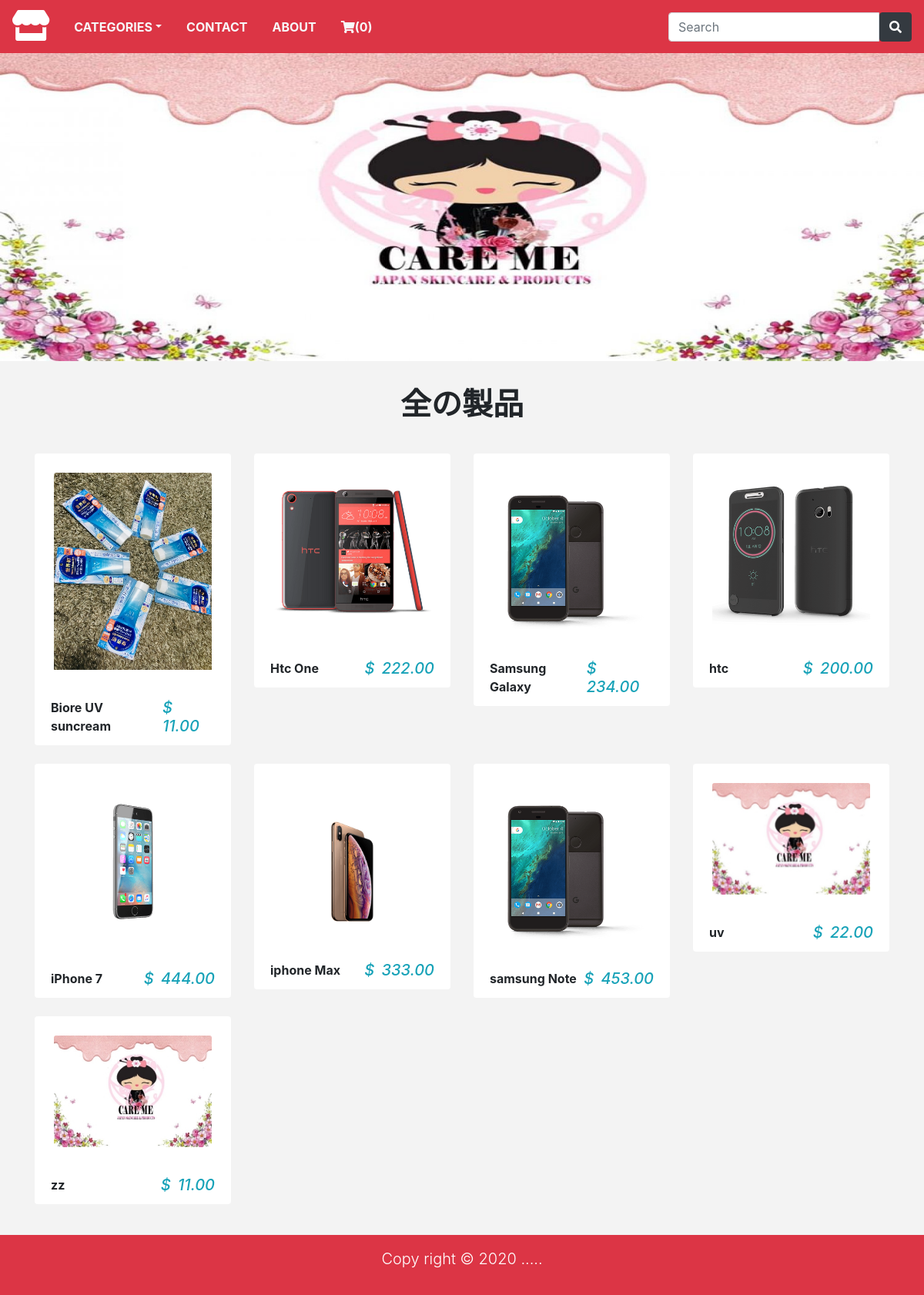
The page / on the database its author committed.
### store/models.py (models this page shows, shortened)
class Product(models.Model):
    name = models.CharField(max_length=250, unique=True)
    slug = models.SlugField(max_length=250, unique=True)
    description = models.TextField(blank=True)
    category = models.ForeignKey(Category, on_delete=models.CASCADE)
    price = models.DecimalField(max_digits=10, decimal_places=2)
    image = models.ImageField(upload_to='product', blank=True)
    stock = models.IntegerField()
    available = models.BooleanField(default=True)
    created = models.DateTimeField(auto_now_add=True)
    updated = models.DateTimeField(auto_now=True)
    class Meta:
        ordering = ('name',)
        verbose_name = 'product'
        verbose_name_plural ='products'
    def get_url(self):
        return reverse('product_detail', args=[self.category.slug,self.slug])

### store/views.py (the view)
# urls.py: 2. Add a URL to urlpatterns:  path('', views.home, name='home')
def home(request,category_slug=None):
    category_page = None
    products = None
    if category_slug !=None:
        category_page = get_object_or_404(Category, slug=category_slug)
        products = Product.objects.filter(category=category_page, available=True)
    else:
        products = Product.objects.all().filter(available=True)
    return render(request,'home.html',{'category': category_page,'products':products})

### store/context_processors.py (called while the page is built)
def counter(request):
    item_count = 0
    if 'admin' in request.path:
        return {}
    else:
        try:
            cart = Cart.objects.filter(cart_id=_cart_id(request))
            cart_items = CartItem.objects.all().filter(cart=cart[:1])
            for cart_item in cart_items:
                item_count += cart_item.quantity
        except Cart.DoesNotExist:
            item_count = 0
    return dict(item_count=item_count)

def menu_links(request):
    links = Category.objects.all()
    return dict(links=links)

### store/models.py (called while the page is built)
    def get_url(self):
        return reverse('products_by_category', args=[self.slug])

### store/views.py (called while the page is built)
def _cart_id(request):
    cart = request.session.session_key
    if not cart:
        cart = request.session.create()
    return cart

### store/templates/home.html (shortened to what this page needs)
{% extends 'base.html' %}
{% load static %}
{% block content %}
    <div class ="container-fluid">
        <div class ="row">
            <img style="width: 100% " src=" {% static 'img/logo1.jpg' %}" alt="">
        </div>
    </div>
    <div class="py-4">
    <div class="container">
        <div class="row">
            <div class="col-10 mx-auto my-2 text-center">
            <h1 class="text-captitalze font-weight-bold">
                全の製品
            </h1>
            </div>
        </div>
    </div>
    </div>
    <div class="container">
        <div class="row">
            {% for product in products %}
            <div class="col-9 max-auto col-md-6 col-lg-3" >
                <div class="card mb-4"  style="border-color: transparent;">
                    <div class="p-4">
                    <a href="{{product.get_url}}">
                    <img src="{{product.image.url}}" class="card-img-top" alt="{{product.name}}">
                    </a>
                    </div>
                    <div class="card-footer d-flex justify-content-between" style="background: transparent; border-color: transparent;">
                    <p class="font-weight-bold mb-0">
                    {{product.name}}
                    </p>
                    <h5 class="text-info font-italic mb-0">
                    <span class="mr-1">$</span> {{product.price}}
                    </h5>
                    </div>
                </div>
            </div>
            {% endfor %}
        </div>
    </div>
{% endblock %}

### store/templates/base.html (shortened to what this page needs)
{%load static %}
<!doctype html>
<html lang="ja">
  <head>
    <link rel="stylesheet" href="https://stackpath.bootstrapcdn.com/bootstrap/4.4.1/css/bootstrap.min.css">
    <link rel="stylesheet" href="https://use.fontawesome.com/releases/v5.15.0/css/all.css">
    <link rel="stylesheet" href="{% static 'css/base.css' %}">
    <link rel="stylesheet" href="{% static 'css/cart.css' %}">
  </head>
  <body>
    {% include  'navbar.html'%}
    {% block content %}
    {% endblock %}
    {% include  'footer.html'%}
  </body>
</html>

### store/templates/navbar.html (shortened to what this page needs)
<nav class="navbar navbar-expand-md navbar-light bg-danger" >
    <a href="/" class="navbar-brand"><i class="fas fa-store text-white fa-2x"></i></a>
    <div class="collapse navbar-collapse justify-content-between" id="nav">
      <ul class= "navbar-nav">
        <li class="nav-item dropdown"><a class="nav-link text-light text-uppercase font-weight-bold px-3 dropdown-toggle" href="" data-toggle="dropdown"> Categories</a>
        </li>
        <li class="nav-item"><a class="nav-link text-light text-uppercase font-weight-bold px-3" href=""> Contact</a> </li>
        <li class="nav-item"><a class="nav-link text-light text-uppercase font-weight-bold px-3" href=""> About</a> </li>
        <li class="nav-item">
        <a class="nav-link text-light text-uppercase font-weight-bold px-3" href="{% url 'cart_detail' %}">
        <i class = "fas fa-shopping-cart"></i>({{item_count}})
        </a>
        </li>
      </ul>
      <form class="form-inline ml-3">
        <div class="input-group">
          <input type ="text" class="form-control" placeholder="Search">
          <div claass="input-group-append">
            <button type ="button" name="button" class="btn btn-dark"><i class="fas fa-search"></i></button>
          </div>
        </div>
      </form>
      </div>
   </nav>

### store/templates/footer.html
<footer class="bg-danger text-white mt-3 p-3">
    <div class="container">
        <p class="lead text-center">Copy right &copy; 2020 .....</p>
    </div>
</footer>

### store/static/css/base.css (style rules this page uses)
body { background: #f3f3f3; }

### rows shown on the page
Product: image (picture), name "Biore UV suncream", price "11.00"
Product: image (picture), name "Htc One", price "222.00"
Product: image (picture), name "Samsung Galaxy", price "234.00"
Product: image (picture), name "htc", price "200.00"
Product: image (picture), name "iPhone 7", price "444.00"
Product: image (picture), name "iphone Max", price "333.00"
Product: image (picture), name "samsung Note", price "453.00"
Product: image (picture), name "uv", price "22.00"
Product: image (picture), name "zz", price "11.00"

### other values the page prints
{{ item_count }} "0"
